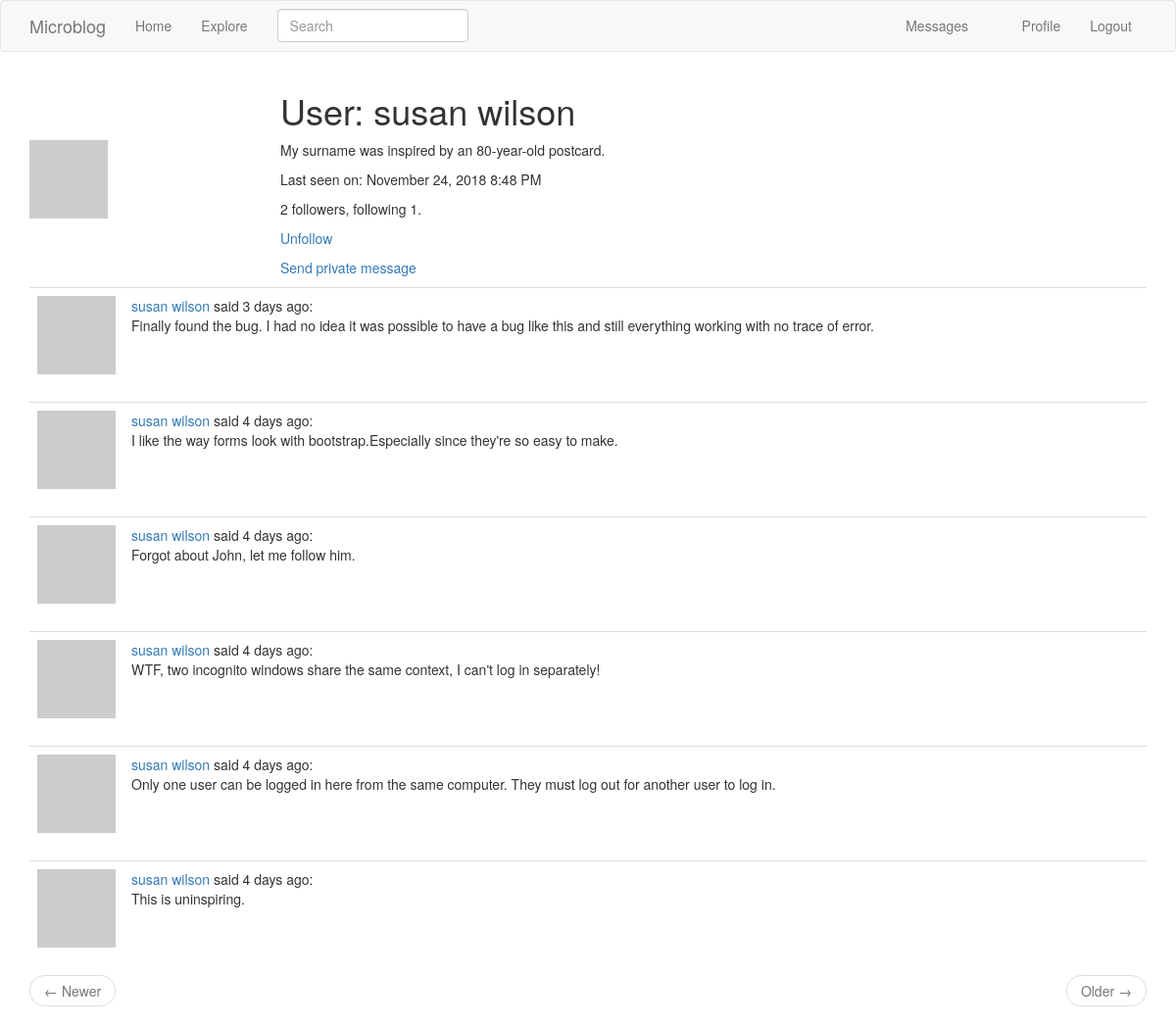
The app's page /user/susan wilson (signed in), older data.
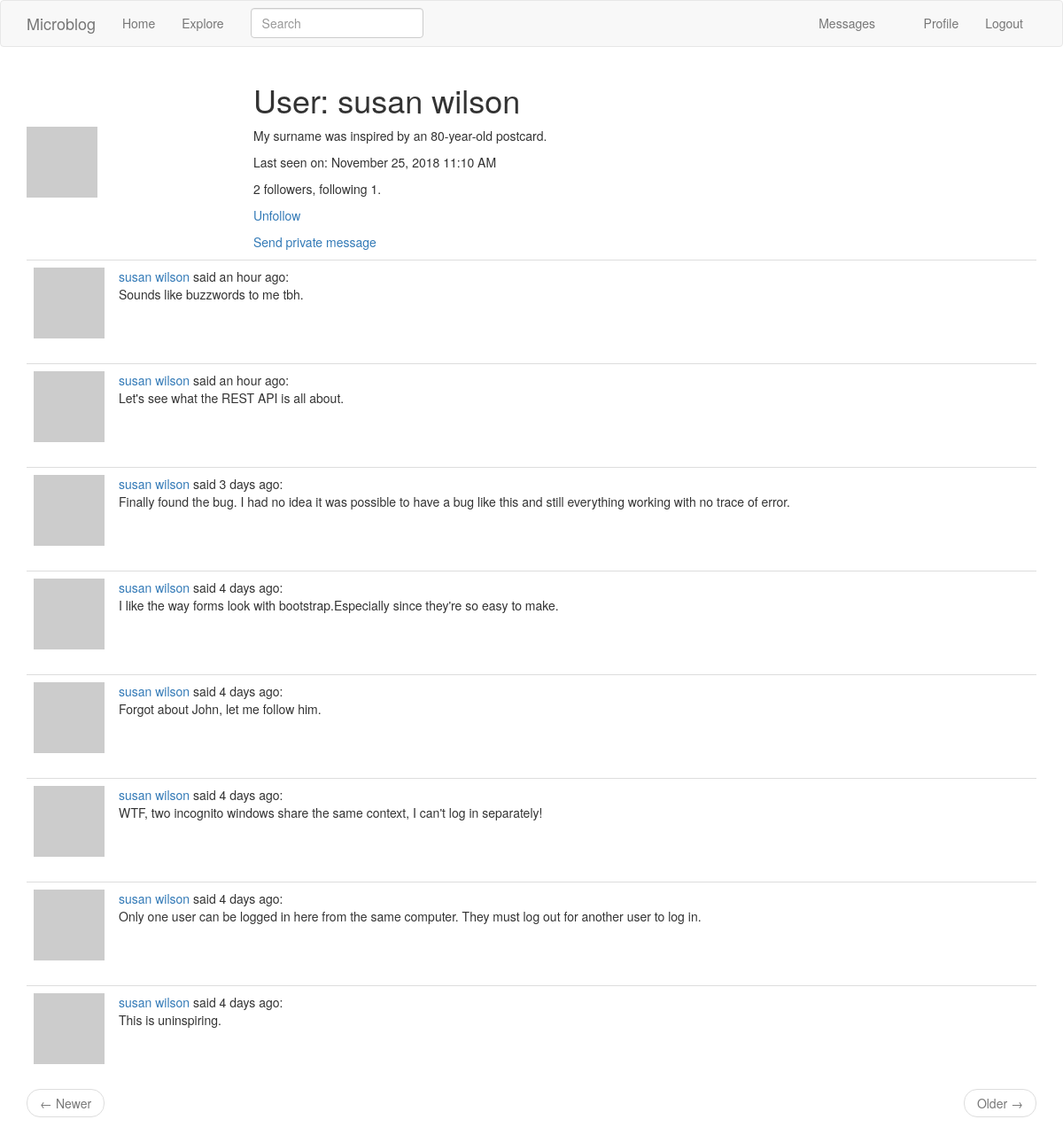
The same page, newer data.
### app/models.py (models this page shows, shortened)
class User(UserMixin, db.Model):
    id = db.Column(db.Integer, primary_key=True)
    username = db.Column(db.String(64), index=True, unique=True)
    email = db.Column(db.String(120), index=True, unique=True)
    password_hash = db.Column(db.String(128))
    about_me = db.Column(db.String(140))
    last_seen = db.Column(db.DateTime, default=datetime.utcnow)
    last_message_read_time = db.Column(db.DateTime)
    posts = db.relationship('Post', backref='author', lazy='dynamic')
    followed = db.relationship(
        'User', secondary=followers,
        primaryjoin=(followers.c.follower_id == id),
        secondaryjoin=(followers.c.followed_id == id),
        backref=db.backref('followers', lazy='dynamic'), lazy='dynamic')
    messages_sent = db.relationship(
        'Message',
        foreign_keys='Message.sender_id',
        backref='author', lazy='dynamic')
    messages_received = db.relationship(
        'Message',
        foreign_keys='Message.recipient_id',
        backref='recipient', lazy='dynamic')
    notifications = db.relationship('Notification', backref='user',
                                    lazy='dynamic')
    def avatar(self, size):
        digest = md5(self.email.lower().encode('utf-8')).hexdigest()
        return 'https://www.gravatar.com/avatar/{}?d=retro&s={}'.format(
            digest, size)
    def is_following(self, user):
        return self.followed.filter(
            followers.c.followed_id == user.id).count() > 0
    def new_messages(self):
        last_read_time = self.last_message_read_time or datetime(1900, 1, 1)
        return Message.query.filter_by(recipient=self).filter(
            Message.timestamp > last_read_time).count()

class Post(db.Model):
    __searchable__ = ['body']
    id = db.Column(db.Integer, primary_key=True)
    body = db.Column(db.String(140))
    timestamp = db.Column(db.DateTime, index=True, default=datetime.utcnow)
    user_id = db.Column(db.Integer, db.ForeignKey('user.id'))
    language = db.Column(db.String(5))

### app/main/routes.py (the view)
@bp.route('/user/<username>')
@login_required
def user(username):
    user = User.query.filter_by(username=username).first_or_404()
    page = request.args.get('page', 1, type=int)
    posts = user.posts.order_by(Post.timestamp.desc()).paginate(
        page, current_app.config['POSTS_PER_PAGE'], False)
    next_url = url_for('main.user', username=user.username, page=posts.next_num) \
        if posts.has_next else None
    prev_url = url_for('main.user', username=user.username, page=posts.prev_num) \
        if posts.has_prev else None
    return render_template('user.html', user=user, posts=posts.items,
                           prev_url=prev_url, next_url=next_url)

### app/main/forms.py
class SearchForm(FlaskForm):
    q = StringField(_l('Search'), validators=[DataRequired()])
    def __init__(self, *args, **kwargs):
        if 'formdata' not in kwargs:
            kwargs['formdata'] = request.args
        if 'csrf_enabled' not in kwargs:
            kwargs['csrf_enabled'] = False
        super().__init__(*args, **kwargs)

### app/main/routes.py (called while the page is built)
@bp.before_app_request
def before_request():
    if current_user.is_authenticated:
        current_user.last_seen = datetime.utcnow()
        db.session.commit()
        g.search_form = SearchForm()
    g.locale = str(get_locale())

### app/models.py (called while the page is built)
@login.user_loader
def load_user(id):
    return User.query.get(int(id))

### app/templates/user.html
{% extends "base.html" %}
{% block app_content %}
  <table class="tabe">
    <tr>
      <td width="256px" style="border: 0px;">
        <img src="{{ user.avatar(256) }}">
      </td>
      <td style="border: 0px;">
        <h1>{{ _('User:') }} {{ user.username }}</h1>
        {% if user.about_me %}
          <p>{{ user.about_me }}</p>
        {% endif %}
        {% if user.last_seen %}
          <p>{{ _('Last seen on:') }} {{ moment(user.last_seen).format('LLL') }}</p>
        {% endif %}
        <p>{{ user.followers.count() }} {{ _('followers, following') }} {{ user.followed.count() }}.</p>
        {% if user == current_user %}
          <p><a href="{{ url_for('main.edit_profile') }}">{{ _('Edit your profile') }}</a></p>
        {% elif not current_user.is_following(user) %}
          <p><a href="{{ url_for('main.follow', username=user.username) }}">{{ _('Follow') }}</a></p>
        {% else %}
          <p><a href="{{ url_for('main.unfollow', username=user.username) }}">{{ _('Unfollow') }}</a></p>
        {% endif %}
        {% if user != current_user %}
          <p>
            <a href="{{ url_for('main.send_message', recipient=user.username) }}">
              {{ _('Send private message') }}
            </a>
          </p>
        {% endif %}
      </td>
    </tr>
  </table>
  {% for post in posts %}
    {% include '_post.html' %}
  {% endfor %}
  {% include '_page_nav.html' %}
{% endblock %}

### app/templates/base.html (shortened to what this page needs)
{% extends 'bootstrap/base.html' %}
{% block navbar %}
  <nav class="navbar navbar-default">
    <div class="container">
      <div class="navbar-header">
        <a class="navbar-brand" href="{{ url_for('main.index') }}">Microblog</a>
      </div>
      <div class="collapse navbar-collapse" id="bs-example-navbar-collapse-1">
        <ul class="nav navbar-nav">
          <li><a href="{{ url_for('main.index') }}">{{ _('Home') }}</a></li>
          <li><a href="{{ url_for('main.explore') }}">{{ _('Explore') }}</a></li>
        </ul>
        {% if g.search_form %}
          <form class="navbar-form navbar-left" method="get" action="{{ url_for('main.search') }}">
            <div class="form-group">
                {{ g.search_form.q(size=20, class='form-control', placeholder=g.search_form.q.label.text) }}
            </div>
          </form>
        {% endif %}
        <ul class="nav navbar-nav navbar-right">
          {% if current_user.is_anonymous %}
            <li><a href="{{ url_for('auth.login') }}">{{ _('Login') }}</a></li>
          {% else %}
            <li>
              <a href="{{ url_for('main.messages') }}">
                {{ _('Messages') }}
                {% set new_messages = current_user.new_messages() %}
              </a>
            </li>
            <li><a href="{{ url_for('main.user', username=current_user.username) }}">{{ _('Profile') }}</a></li>
            <li><a href="{{ url_for('auth.logout') }}">{{ _('Logout') }}</a></li>
          {% endif %}
        </ul>
      </div>
    </div>
  </nav>
{% endblock %}
{% block content %}
  <div class="container">
    {% block app_content %}{% endblock %}
  </div>
{% endblock %}

### app/templates/_post.html (shortened to what this page needs)
<table class="table table-hover">
  <tr>
    <td width="40px"><img src="{{ post.author.avatar(40) }}"></td>
    <td>
      <span class="user_popup">
        <a href="{{ url_for('main.user', username=post.author.username) }}">
          {{ post.author.username }}
        </a>
      </span>
      {{ _('said') }} {{ moment(post.timestamp).fromNow() }}:
      <br>
      <span id="post{{ post.id }}">{{ post.body }}</span>
    </td>
  </tr>
</table>

### app/templates/_page_nav.html
<nav aria-label="...">
  <ul class="pager">
    <li class="previous{% if not prev_url %} disabled{% endif %}">
      <a href="{{ prev_url or '#' }}">
        <span aria-hidden="true">&larr;</span> {{ _('Newer') }}
      </a>
    </li>
    <li class="next{% if not next_url %} disabled{% endif %}">
      <a href="{{ next_url or '#' }}">
        {{ _('Older') }} <span aria-hidden="true">&rarr;</span>
      </a>
    </li>
  </ul>
</nav>

Row changes from the older to the newer data that the page shows:
changed User "susan wilson": last_seen "November 24, 2018 8:48 PM" → "November 25, 2018 11:10 AM"
added Post: author.username "susan wilson", timestamp "an hour ago", body "Sounds like buzzwords to me tbh."
added Post: author.username "susan wilson", timestamp "an hour ago", body "Let's see what the REST API is all about."
